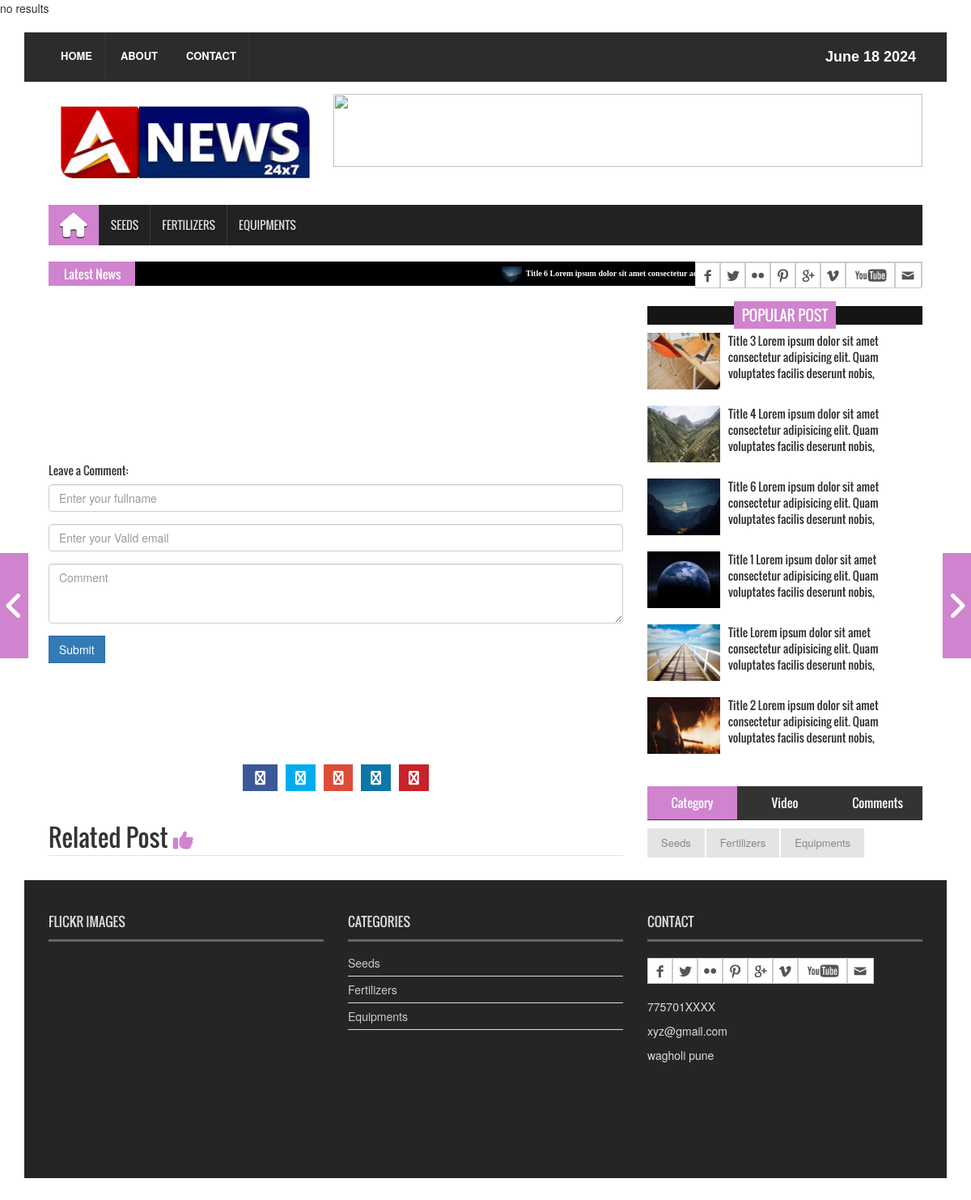
The page /newsportal/dfp.php on the database its author committed.
### tables this page shows
CREATE TABLE `tblcategory` (
  `Cat_ID` int(11) NOT NULL,
  `Cat_Name` varchar(200) DEFAULT NULL,
  `Description` mediumtext DEFAULT NULL,
  `PostingDate` timestamp NULL DEFAULT current_timestamp(),
  `UpdationDate` timestamp NULL DEFAULT NULL ON UPDATE current_timestamp(),
  `Is_Active` int(1) DEFAULT NULL
);

CREATE TABLE `tblposts` (
  `Post_ID` int(11) NOT NULL,
  `Post_Title` longtext DEFAULT NULL,
  `Category` int(11) DEFAULT NULL,
  `Sub_CatID` int(11) DEFAULT NULL,
  `Post_Description` longtext DEFAULT NULL,
  `PostingDate` timestamp NULL DEFAULT current_timestamp(),
  `UpdationDate` timestamp NULL DEFAULT NULL ON UPDATE current_timestamp(),
  `Is_Active` int(1) DEFAULT NULL,
  `PostUrl` mediumtext DEFAULT NULL,
  `Post_Image` varchar(255) DEFAULT NULL,
  `viewCounter` int(11) DEFAULT NULL,
  `postedBy` varchar(255) DEFAULT NULL,
  `lastUpdatedBy` varchar(255) DEFAULT NULL
);

### newsportal/dfp.php (the view, shortened to what this page needs)
<?php
      include "config.php";
 ?>
<!DOCTYPE html>
<html>
<head>
</head>
<body>
  <div class="container">
    <?php include "header3.php";?>
    <section id="contentSection">
      <div class="row">
        <div class="col-lg-8 col-md-8 col-sm-8">
          <div class="left_content">
            <div class="single_page">
              <div calss="container" style="margin-top:200px; margin-bottom:100px; ">
                <div class="card my-4">
                  <h5 class="card-header">Leave a Comment:</h5>
                  <div class="card-body">
                    <form name="Comment" method="post">
                      <div class="form-group">
                        <input type="text" name="name" class="form-control" placeholder="Enter your fullname" required>
                      </div>
                      <div class="form-group">
                        <input type="email" name="email" class="form-control" placeholder="Enter your Valid email"
                          required>
                      </div>
                      <div class="form-group">
                        <textarea class="form-control" name="comment" rows="3" placeholder="Comment"
                          required></textarea>
                      </div>
                      <button type="submit" class="btn btn-primary" name="submit">Submit</button>
                    </form>
                  </div>
                </div>
              </div>
            <div class="social_link">
              <ul class="sociallink_nav">
                <li><a href="#"><i class="fa fa-facebook"></i></a></li>
                <li><a href="#"><i class="fa fa-twitter"></i></a></li>
                <li><a href="#"><i class="fa fa-google-plus"></i></a></li>
                <li><a href="#"><i class="fa fa-linkedin"></i></a></li>
                <li><a href="#"><i class="fa fa-pinterest"></i></a></li>
              </ul>
            </div>
            <div class="related_post">
              <h2>Related Post <i class="fa fa-thumbs-o-up"></i></h2>
            </div>
          </div>
        </div>
      </div>
      <nav class="nav-slit"> <a class="prev" href="#"> <span class="icon-wrap"><i class="fa fa-angle-left"></i></span>
        </a> <a class="next" href="#"> <span class="icon-wrap"><i class="fa fa-angle-right"></i></span>
        </a> </nav>
      <div class="col-lg-4 col-md-4 col-sm-4">
        <aside class="right_content">
          <div class="single_sidebar">
            <h2><span>Popular Post</span></h2>
            <ul class="spost_nav">
              <?php  $sql3="SELECT * FROM `tblposts`LEFT JOIN `tblcategory` ON `tblposts`.`Category`=`tblcategory`.`Cat_ID`  ORDER BY viewCounter DESC LIMIT 6";
          $query3= mysqli_query($con,$sql3);
          if($query3){
            while($result3=mysqli_fetch_assoc($query3)){
            ?>
              <li>
                <?php $img=$result3['Post_Image']?>
                <div class="media wow fadeInDown"> <a href="dfp.php?id=<?=$result3['Post_ID']?>" class="media-left">
                    <img alt="" src="/newsportal/admin/postimages/<?=$img?>"> </a>
                  <div class="media-body"> <a href="dfp.php?id=<?=$result3['Post_ID']?>" class="catg_title">
                      <?= $result3['Post_Title']?>
                    </a> </div>
                </div>
              </li>
              <?php
            }} ?>
            </ul>
          </div>
          <div class="single_sidebar">
            <ul class="nav nav-tabs" role="tablist">
              <li role="presentation" class="active"><a href="#category" aria-controls="home" role="tab"
                  data-toggle="tab">Category</a></li>
              <li role="presentation"><a href="#video" aria-controls="profile" role="tab" data-toggle="tab">Video</a>
              </li>
              <li role="presentation"><a href="#comments" aria-controls="messages" role="tab"
                  data-toggle="tab">Comments</a></li>
            </ul>
            <div class="tab-content">
              <div role="tabpanel" class="tab-pane active" id="category">
                <ul>
                  <?php
                $sql2="SELECT * FROM `tblcategory`";
                $query2=mysqli_query($con,$sql2) or die("Query Failed. : Category");
                $run2=mysqli_num_rows($query2);
                if($run2){
                while($result2=mysqli_fetch_assoc($query2)){
                ?>
                  <li class="cat-item"><a href="categorie.php?id=<?=$result2['Cat_ID']?>">
                      <?=$result2['Cat_Name']?>
                    </a></li>
                  <?php
                 }}?>
                </ul>
              </div>
            </div>
          </div>
        </aside>
      </div>
  </div>
  </section>
  <footer id="footer">
    <?php include "footer3.php";?>
  </footer>
  </div>
</body>
</html>

### newsportal/header3.php (shortened to what this page needs)
<?php
include "config.php";?>
<!DOCTYPE html>
<html>
<head>
<link rel="stylesheet" type="text/css" href="frontend/assets/css/bootstrap.min.css">
<link rel="stylesheet" type="text/css" href="frontend/assets/css/font-awesome.min.css">
<link rel="stylesheet" type="text/css" href="frontend/assets/css/animate.css">
<link rel="stylesheet" type="text/css" href="frontend/assets/css/font.css">
<link rel="stylesheet" type="text/css" href="frontend/assets/css/li-scroller.css">
<link rel="stylesheet" type="text/css" href="frontend/assets/css/slick.css">
<link rel="stylesheet" type="text/css" href="frontend/assets/css/jquery.fancybox.css">
<link rel="stylesheet" type="text/css" href="frontend/assets/css/theme.css">
<link rel="stylesheet" type="text/css" href="frontend/assets/css/style.css">
<link rel="stylesheet" href="https://cdnjs.cloudflare.com/ajax/libs/font-awesome/6.4.2/css/all.min.css" />
</head>
<header id="header">
    <div class="row">
      <div class="col-lg-12 col-md-12 col-sm-12">
        <div class="header_top">
          <div class="header_top_left">
            <ul class="top_nav">
              <li><a href="index2.php">Home</a></li>
              <li><a href="admin/aboutus.php">About</a></li>
              <li><a href="pages/contact.html">Contact</a></li>
            </ul>
          </div>
          <div class="header_top_right">
            <p><?php echo $today= date("F  j  Y");?></p>
          </div>
        </div>
      </div>
      <div class="col-lg-12 col-md-12 col-sm-12">
        <div class="header_bottom">
          <div class="logo_area"><a href="index.php" class="logo"><img src="brand.jpg" alt=""></a></div>
          <div class="add_banner"><a href="#"><img src="images/addbanner_728x90_V1.jpg" alt=""></a></div>
        </div>
      </div>
    </div>
  </header>
  <section id="navArea">
    <nav class="navbar navbar-inverse" role="navigation">
      <div id="navbar" class="navbar-collapse collapse">
      <?php
      if(isset($_GET['id'])){
        $id=$_GET['id'];
      }else{
        $id="";
      }
      $sql1="SELECT * FROM  `tblcategory` LIMIT 6";
      $query1=mysqli_query($con,$sql1) or die("Query Failed. : Category");
      $run1=mysqli_num_rows($query1);
      if($run1){
       ?>
      <ul class="nav navbar-nav main_nav">
                <li class="active"><a href="index2.php"><span class="fa fa-home desktop-home"></span><span class="mobile-show"></span></a></li>
       <?php
        while($row1=mysqli_fetch_assoc($query1)){
          if($row1['Cat_ID'] ==$id){
            $active="active";
          }else{
            $active="";
          }
           ?>
            <li  >
              <a href="categorie.php?id=<?= $row1['Cat_ID']?>" class='<?php echo $active ?>'><?=$row1['Cat_Name']?></a>
            </li>
        <?php }?>
        </ul>
       <?php
     }
?>
      </div>
    </nav>
  </section>
  <section id="newsSection">
    <div class="row">
      <div class="col-lg-12 col-md-12">
        <div class="latest_newsarea"> <span>Latest News</span>
          <ul id="ticker01" class="news_sticker">
          <?php
            $limit=5;
            $sql="SELECT * FROM `tblposts`LEFT JOIN `tblcategory` ON `tblposts`.`Category`=`tblcategory`.`Cat_ID`ORDER BY `tblposts`.`Post_ID` DESC LIMIT {$limit}" ;
            $query=mysqli_query($con,$sql);
             if($query){
                while($result=mysqli_fetch_assoc($query)){
                  ?>
                   <li><a href="dfp.php?id=<?=$result['Post_ID']?>">
                   <?php $img=$result['Post_Image']?>
                    <img src="/newsportal/admin/postimages/<?= $img?>" alt=""><?=$result['Post_Title']?></a></li>
                 <?php
                }
              }
              ?>
          </ul>
          <div class="social_area">
            <ul class="social_nav">
              <li class="facebook"><a href="#"></a></li>
              <li class="twitter"><a href="#"></a></li>
              <li class="flickr"><a href="#"></a></li>
              <li class="pinterest"><a href="#"></a></li>
              <li class="googleplus"><a href="#"></a></li>
              <li class="vimeo"><a href="#"></a></li>
              <li class="youtube"><a href="#"></a></li>
              <li class="mail"><a href="#"></a></li>
            </ul>
          </div>
        </div>
      </div>
    </div>
  </section>
  </html>

### newsportal/footer3.php (shortened to what this page needs)
<?php
include "config.php";?>
<!DOCTYPE html>
<html>
<head>
<link rel="stylesheet" type="text/css" href="frontend/assets/css/bootstrap.min.css">
<link rel="stylesheet" type="text/css" href="frontend/assets/css/font-awesome.min.css">
<link rel="stylesheet" type="text/css" href="frontend/assets/css/animate.css">
<link rel="stylesheet" type="text/css" href="frontend/assets/css/font.css">
<link rel="stylesheet" type="text/css" href="frontend/assets/css/li-scroller.css">
<link rel="stylesheet" type="text/css" href="frontend/assets/css/slick.css">
<link rel="stylesheet" type="text/css" href="frontend/assets/css/jquery.fancybox.css">
<link rel="stylesheet" type="text/css" href="frontend/assets/css/theme.css">
<link rel="stylesheet" type="text/css" href="frontend/assets/css/style.css">
<link rel="stylesheet" href="https://cdnjs.cloudflare.com/ajax/libs/font-awesome/6.4.2/css/all.min.css" />
</head>
<footer id="footer">
    <div class="footer_top">
      <div class="row">
        <div class="col-lg-4 col-md-4 col-sm-4">
          <div class="footer_widget wow fadeInLeftBig">
            <h2>Flickr Images</h2>
          </div>
        </div>
        <div class="col-lg-4 col-md-4 col-sm-4">
          <div class="footer_widget wow fadeInDown">
            <h2>categories</h2>
            <ul class="tag_nav">
            <?php
                $sql5="SELECT * FROM `tblcategory`";
                $query5=mysqli_query($con,$sql5) or die("Query Failed. : Category");
                $run5=mysqli_num_rows($query5);
                if($run5){
                while($result5=mysqli_fetch_assoc($query5)){
                ?>
                <li ><a href="categorie.php?id=<?=$result5['Cat_ID']?>"><?=$result5['Cat_Name']?></a></li>
                <?php
                }}?>
            </ul>
          </div>
        </div>
        <div class="col-lg-4 col-md-4 col-sm-4">
          <div class="footer_widget wow fadeInRightBig">
            <h2>Contact</h2>
            <div style="margin-bottom: 70px ; margin-top:20px;   " >
              <ul class="social_nav " >
                <li class="facebook" style=""><a href="#"></a></li>
                <li class="twitter"><a href="#"></a></li>
                <li class="flickr"><a href="#"></a></li>
                <li class="pinterest"><a href="#"></a></li>
                <li class="googleplus"><a href="#"></a></li>
                <li class="vimeo"><a href="#"></a></li>
                <li class="youtube"><a href="#"></a></li>
                <li class="mail"><a href="#"></a></li>
              </ul>
          </div>
            <span style="display:felx;">
                <div class="pl-5"><p>775701XXXX</p></div>
            </span>
            <span style="display:felx;">
                <div class="pl-5"><p>xyz@gmail.com</p></div>
            </span>
            <span class="d-flex">
                <div class="pl-5"><p> wagholi pune</p></div>
            </span>
          </div>
        </div>
      </div>
    </div>
</footer>
</html>

### newsportal/frontend/assets/css/li-scroller.css (style rules this page uses)
ul.newsticker { position:relative; left:750px; font:bold 10px Verdana; list-style-type:none; margin:0; padding:0 }
ul.newsticker li { float:left; margin:0; padding:0 }
ul.newsticker a { white-space:nowrap; padding:0; color:#fff; margin:0 50px 0 0 }
ul.newsticker a > img { height:20px; margin-right:5px; width:25px }

### newsportal/frontend/assets/css/theme.css (style rules this page uses)
.navbar-inverse .navbar-nav > .active > a, .navbar-inverse .navbar-nav > .active > a:hover, .navbar-inverse .navbar-nav > .active > a:focus { background-color:#d083cf }
.latest_newsarea span { background:none repeat scroll 0 0 #d083cf }
.single_sidebar > h2 span { background:none repeat scroll 0 0 #d083cf }
.nav-tabs > li.active > a, .nav-tabs > li.active > a:hover, .nav-tabs > li.active > a:focus { background-color:#d083cf }
.nav-slit .icon-wrap { background-color:#d083cf }
.related_post > h2 i { color:#d083cf }

### rows shown on the page
tblcategory: Cat_Name "SEEDS", Cat_Name "Seeds"
tblcategory: Cat_Name "FERTILIZERS", Cat_Name "Fertilizers"
tblcategory: Cat_Name "EQUIPMENTS", Cat_Name "Equipments"
tblposts: Post_Image (picture), Post_Title "Title 6 Lorem ipsum dolor sit amet consectetur…", Post_Title "Title 6 Lorem ipsum dolor sit amet consectetur adipisicing elit. Quam voluptates facilis deserunt nobis,"
tblposts: Post_Image (picture), Post_Title "Title 3 Lorem ipsum dolor sit amet consectetur adipisicing elit. Quam voluptates facilis deserunt nobis,"
tblposts: Post_Image (picture), Post_Title "Title 4 Lorem ipsum dolor sit amet consectetur adipisicing elit. Quam voluptates facilis deserunt nobis,"
tblposts: Post_Image (picture), Post_Title "Title 1 Lorem ipsum dolor sit amet consectetur adipisicing elit. Quam voluptates facilis deserunt nobis,"
tblposts: Post_Image (picture), Post_Title "Title Lorem ipsum dolor sit amet consectetur adipisicing elit. Quam voluptates facilis deserunt nobis,"
tblposts: Post_Image (picture), Post_Title "Title 2 Lorem ipsum dolor sit amet consectetur adipisicing elit. Quam voluptates facilis deserunt nobis,"
